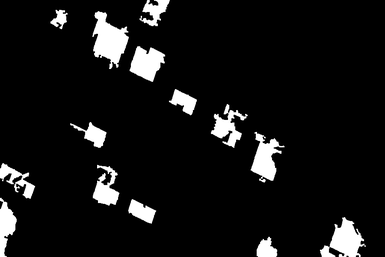
#> input picture Sheet04/img_mosaic_initial_segmentation.tif, 385 x 257 px, shrunk from 900 x 600 before the run
$ python task2_using_gradient_descent.py   (older library calls are emulated)
#> lines starting #> are read from the running program, lines starting #| are printed output that depends on the picture; after the words box and inside, x2 and y2 are one past the last pixel; in counts of white or black regions, pixels touching at a corner belong together
import numpy as np
import cv2
import skimage
import matplotlib.pyplot as plt
import math

np.set_printoptions(suppress=True)

img1 = cv2.imread('img_mosaic_initial_segmentation.tif', 0)
#> img1 is the input picture: shape (257, 385); min 0, max 255, mean 20.2
cv2.imshow('Initial Segmentation', img1)
cv2.waitKey(0)
cv2.destroyAllWindows()
img1_smooth = cv2.GaussianBlur(img1, (3, 3), 0)
img1_smooth = cv2.normalize(img1_smooth, None, 0, 255, cv2.NORM_MINMAX).astype(np.uint8)
blur = cv2.GaussianBlur(img1_smooth, (3, 3), 0)
sobelx = cv2.Sobel(blur, cv2.CV_64F, 1, 0, ksize=3)
sobely = cv2.Sobel(blur, cv2.CV_64F, 0, 1, ksize=3)
Energy_ext = -(sobelx**2 + sobely**2)
Energy_ext = cv2.normalize(Energy_ext, None, 0, 255, cv2.NORM_MINMAX).astype(np.uint8)
Roughness = cv2.Laplacian(img1, cv2.CV_64F, ksize=3)
Energy_int = np.abs(Roughness)
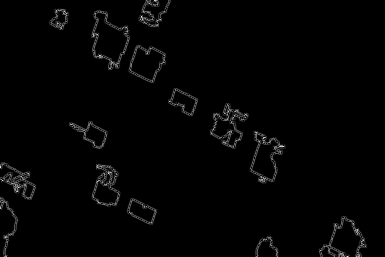
#> Energy_int: shape (257, 385) float64; min 0, max 1872, mean 27.4; drawn with min black and max white
Energy_int = cv2.normalize(Energy_int, None, 0, 255, cv2.NORM_MINMAX).astype(np.uint8)


# - - - - - - - - - - - - - - - - - - - - - - - - - - - - - - - - - - - - - -

# TODO your implementation
Roughness_penalty = 0.3
Total_Energy = cv2.addWeighted(Energy_ext, 0.7, Energy_int, Roughness_penalty, 0)
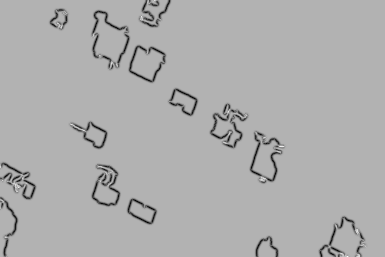
#> Total_Energy: shape (257, 385); min 1, max 252, mean 173.4
# cv2.imshow('Total Energy', Total_Energy)
# cv2.waitKey(0)
# cv2.destroyAllWindows()

_, refined_img = cv2.threshold(Total_Energy, 0, 255, cv2.THRESH_BINARY + cv2.THRESH_OTSU)
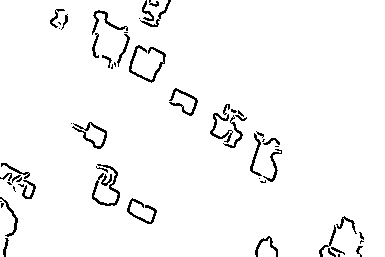
#> refined_img: shape (257, 385); 96.3% white; black in thin lines or dots

gradient_y, gradient_x = np.gradient(Total_Energy.astype(np.float32))
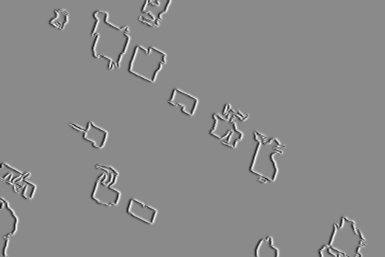
#> gradient_x: shape (257, 385) float32; min -99, max 83.5, mean 0; drawn with min black and max white
labels = (refined_img > 0).astype(np.float32)
#> labels: shape (257, 385) float32; values 0 (black) and 1 (white), 96.3% white; black in thin lines or dots
h, w = Total_Energy.shape
#> h = 257; w = 385
step = 0.50

for i in range(5):
    new_labels = np.zeros_like(labels)
    # iterate only over foreground pixels
    row_indices, column_indices = np.where(labels > 0.5)
    for i in range(len(column_indices)):
        x, y = column_indices[i], row_indices[i]
        # clip the image
        new_pixel_x = int(np.clip(x - step * gradient_x[y, x], 0, w-1))  #New position = Old position - (step size * gradient)
        new_pixel_y = int(np.clip(y - step * gradient_y[y, x], 0, h-1))
        new_labels[new_pixel_y, new_pixel_x] = 1.0  #new location as foreground
    labels = new_labels
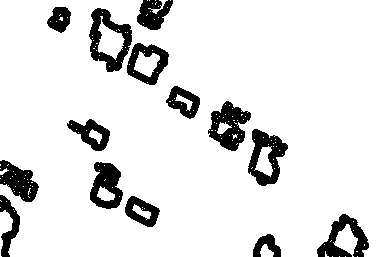
#> new_labels: shape (257, 385) float32; values 0 (black) and 1 (white), 88.8% white; 14 black regions, largest, box (x1, y1, x2, y2) and area: (89, 8, 132, 72) 1218, (208, 101, 251, 151) 1155, (248, 129, 288, 186) 1122
refined_img = (labels*255).astype(np.uint8)
cv2.imshow('Refined Image', refined_img)
cv2.waitKey(0)
cv2.destroyAllWindows()
cv2.imwrite("img_mosaic_pred.tif", refined_img)

# [10 lines of commented-out code are left out]

ground_truth  = cv2.imread('data/img_mosaic_label.tif', cv2.IMREAD_GRAYSCALE)
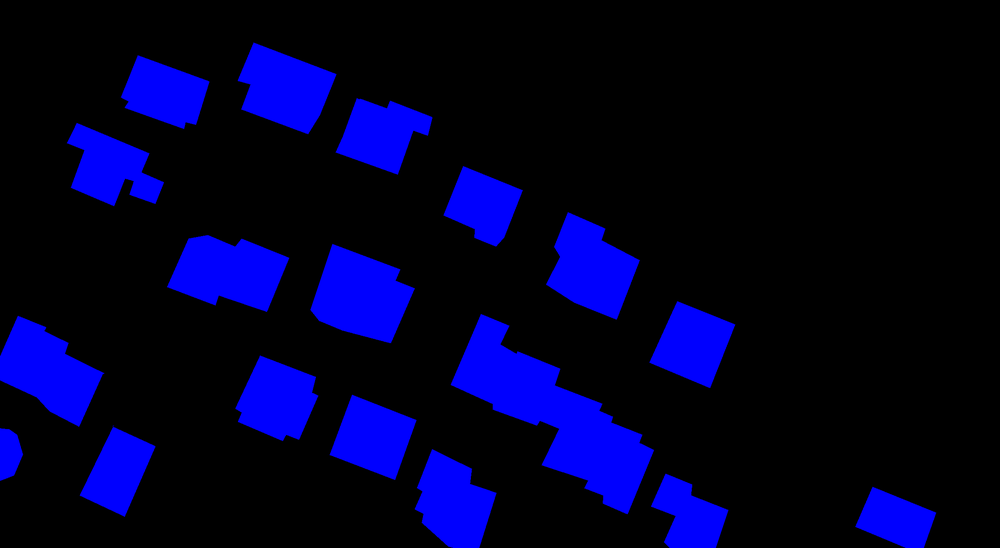
#> input picture Sheet04/data/img_mosaic_label.tif, 1000 x 548 px, shrunk from 2336 x 1281 before the run
#> ground_truth: shape (548, 1000); min 0, max 29, mean 4.8
predicted_segment = cv2.imread('img_mosaic_pred.tif',  cv2.IMREAD_GRAYSCALE)
ground_truth = cv2.resize(ground_truth, (predicted_segment.shape[1], predicted_segment.shape[0]))
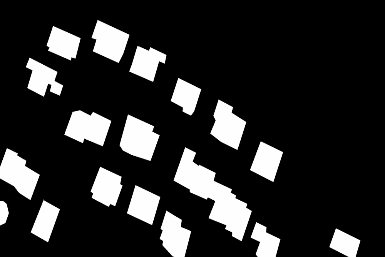
#> ground_truth: shape (257, 385); min 0, max 29, mean 4.8; drawn with min black and max white

# if ground_truth is None or predicted_segment is None:
#     raise FileNotFoundError('image not found')

ground_truth   = cv2.threshold(ground_truth,   127, 255, cv2.THRESH_BINARY)[1]
#> ground_truth: shape (257, 385); every value is 0
predicted_segment = cv2.threshold(predicted_segment, 127, 255, cv2.THRESH_BINARY)[1]
if ground_truth[0,0] == 0:
    ground_truth = cv2.bitwise_not(ground_truth)
#> ground_truth: shape (257, 385); every value is 255
if predicted_segment[0,0] == 0:
    predicted_segment = cv2.bitwise_not(predicted_segment)

intersection = np.logical_and(ground_truth, predicted_segment).sum()
#> intersection = 87861
union        = np.logical_or(ground_truth, predicted_segment).sum()
#> union = 98945
if union>0:
        iou = intersection / union
#> iou = 0.888
else:
     0.0

iou_rounded = round(iou, 4)
#> iou_rounded = 0.888
print("The IOU score is: ", iou_rounded)
#| The IOU score is:  0.888


#Plotting the outputs
Titles = ["Initial Segmentation", "Total Energy", "Refined Image"]
Images = [img1, Total_Energy, refined_img]
for i in range(3):
    plt.subplot(1, 3, i+1)
    plt.imshow(Images[i], 'gray')
    plt.title(Titles[i])
    plt.xticks([]), plt.yticks([])
plt.show()
